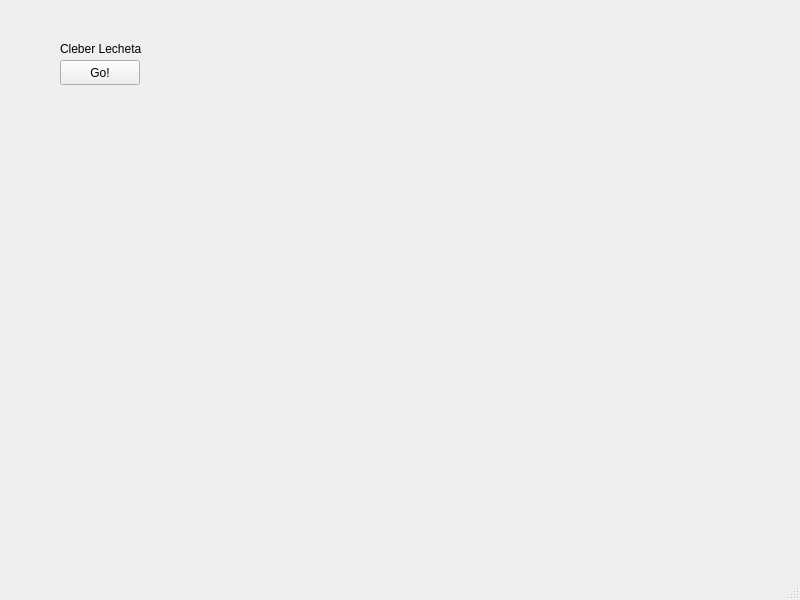
<?xml version="1.0" encoding="UTF-8"?>
<ui version="4.0">
 <class>MainWindow</class>
 <widget class="QMainWindow" name="MainWindow">
  <property name="geometry">
   <rect>
    <x>0</x>
    <y>0</y>
    <width>800</width>
    <height>600</height>
   </rect>
  </property>
  <property name="windowTitle">
   <string>MainWindow</string>
  </property>
  <widget class="QWidget" name="centralwidget">
   <widget class="QLabel" name="label">
    <property name="geometry">
     <rect>
      <x>60</x>
      <y>40</y>
      <width>91</width>
      <height>17</height>
     </rect>
    </property>
    <property name="text">
     <string>Cleber Lecheta</string>
    </property>
   </widget>
   <widget class="QPushButton" name="pbGo">
    <property name="geometry">
     <rect>
      <x>60</x>
      <y>60</y>
      <width>80</width>
      <height>25</height>
     </rect>
    </property>
    <property name="text">
     <string>Go!</string>
    </property>
   </widget>
  </widget>
  <widget class="QMenuBar" name="menubar">
   <property name="geometry">
    <rect>
     <x>0</x>
     <y>0</y>
     <width>800</width>
     <height>22</height>
    </rect>
   </property>
  </widget>
  <widget class="QStatusBar" name="statusbar"/>
 </widget>
 <resources/>
 <connections/>
</ui>
